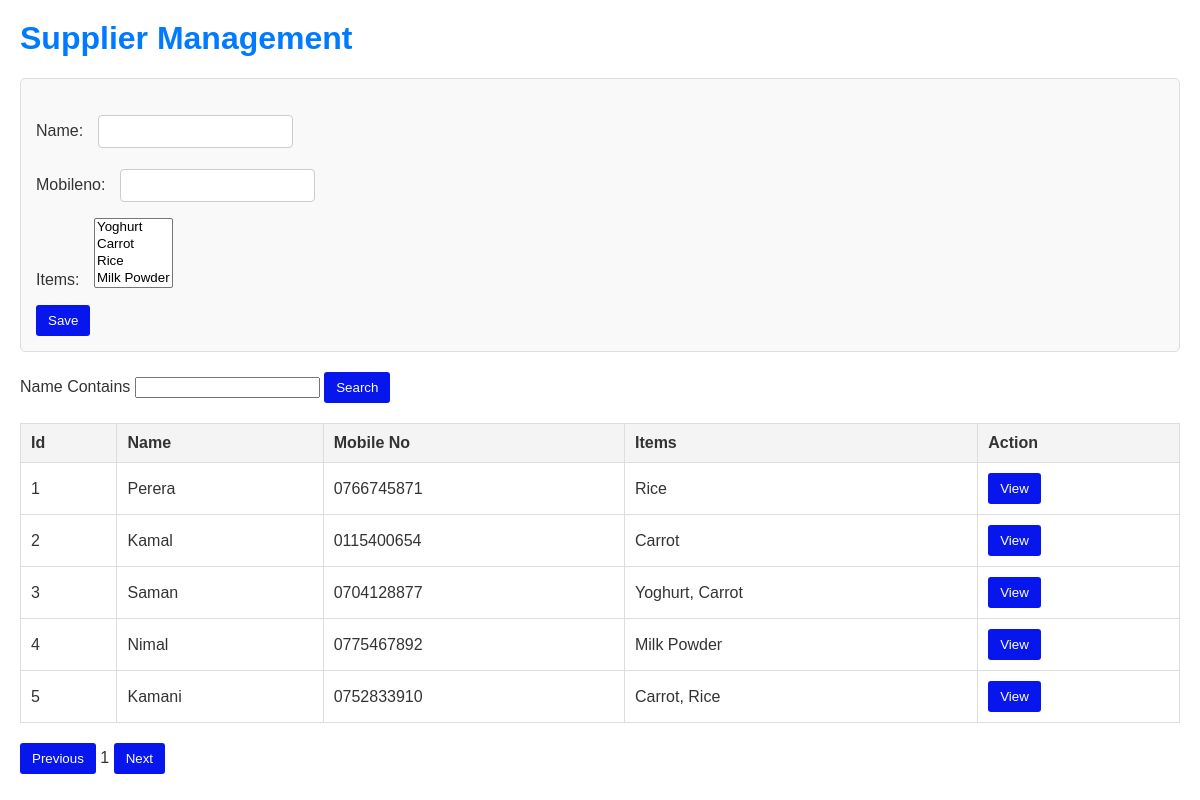
Page /app/Supplier/ on the committed database.
### app/models.py (models this page shows, shortened)
class Item (models.Model):
    name = models.CharField(max_length = 20)
    price = models.DecimalField(max_digits=8, decimal_places = 2)
    image = models.ImageField(upload_to='Item')
    Category = models.ForeignKey(Category, on_delete = models.CASCADE)
    Unit = models.ForeignKey(Unit, on_delete = models.CASCADE)
    def __str__ (self):
        return self.name

class Supplier (models.Model):
    name = models.CharField(max_length = 20)
    mobileno = models.CharField(max_length =10)
    items = models.ManyToManyField(Item)

### app/views.py (the view)
# urls.py: path('Supplier/',views.Supplierview),
def Supplierview(request):
    Suppliers = Supplier.objects.all()
    if request.method == 'POST':
        form = SupplierForm(request.POST)
        if form.is_valid():
            form.save()
    else:
        form = SupplierForm()
    context = {'form':form,'supplrs':Suppliers}
    return render(request, 'Supplier.html', context)

### app/forms.py
class SupplierForm(forms.ModelForm):
   class Meta:
      model = Supplier
      fields = '__all__'

### app/templates/Supplier.html (shortened to what this page needs)
<html>
     <head>
    <body>
        <h1>Supplier Management</h1>
     <form method="POST">
      {{form.as_p}}
      <input type="submit" value="Save">
     </form>
     <label>Name Contains</label>
     <input/>
     <button>Search</button>
     <table border="1">
       <tr>
	 <th>Id</th>
	 <th>Name</th>
     <th>Mobile No</th>
     <th>Items</th>
     <th>Action</th>
       </tr>
       {% for Supplier in supplrs %}
  <tr>
    <td>{{Supplier.id}}</td>
    <td>{{Supplier.name}}</td>
    <td>{{Supplier.mobileno}}</td>
    <td>{{Supplier.items.all|join:", "}}</td>
    <td><button>View</button></td>
  </tr>
  {% endfor %}
    </table>
    <button>Previous</button>
    <label>1</label>
    <button>Next</button>
   </body>
</html>

### app/templates/Supplier.html (style rules this page uses)
body { font-family: Arial, sans-serif; margin: 20px; color: #333; }
h1 { color: #007bff; }
form { margin-bottom: 20px; padding: 15px; border: 1px solid #ddd; border-radius: 5px; background-color: #f9f9f9; }
form label { margin-right: 10px; }
form input[type="text"] { padding: 8px; border: 1px solid #ccc; border-radius: 4px; margin-right: 10px; }
input[type="submit"], button { background-color: #0716ed; color: white; padding: 8px 12px; border: none; border-radius: 3px; cursor: pointer; }
input[type="text"] { padding: 6px; margin-top: 5px; border: 1px solid #ccc; border-radius: 3px; }
table { width: 100%; border-collapse: collapse; margin-top: 20px; margin-bottom: 20px; }
table, th, td { border: 1px solid #ddd; }
th, td { padding: 10px; text-align: left; }
th { background-color: #f4f4f4; }

### rows in the picture
Supplier: id "1", name "Perera", mobileno "0766745871", items.all "Rice"
Supplier: id "2", name "Kamal", mobileno "0115400654", items.all "Carrot"
Supplier: id "3", name "Saman", mobileno "0704128877", items.all "Yoghurt, Carrot"
Supplier: id "4", name "Nimal", mobileno "0775467892", items.all "Milk Powder"
Supplier: id "5", name "Kamani", mobileno "0752833910", items.all "Carrot, Rice"
